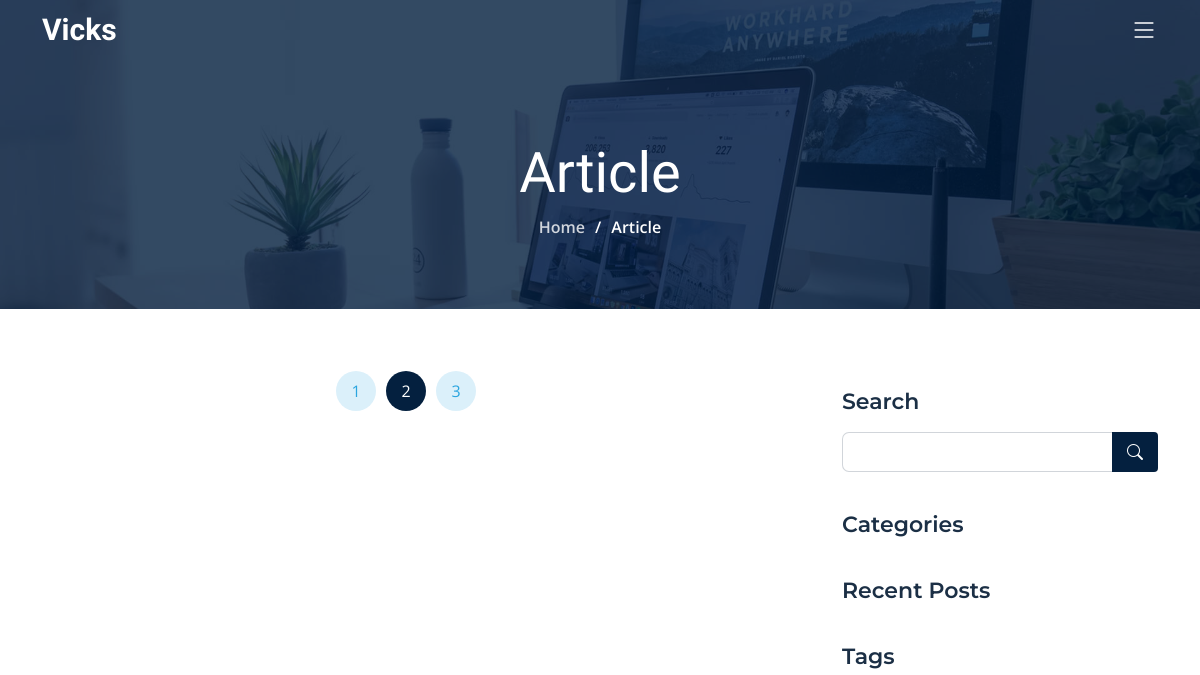
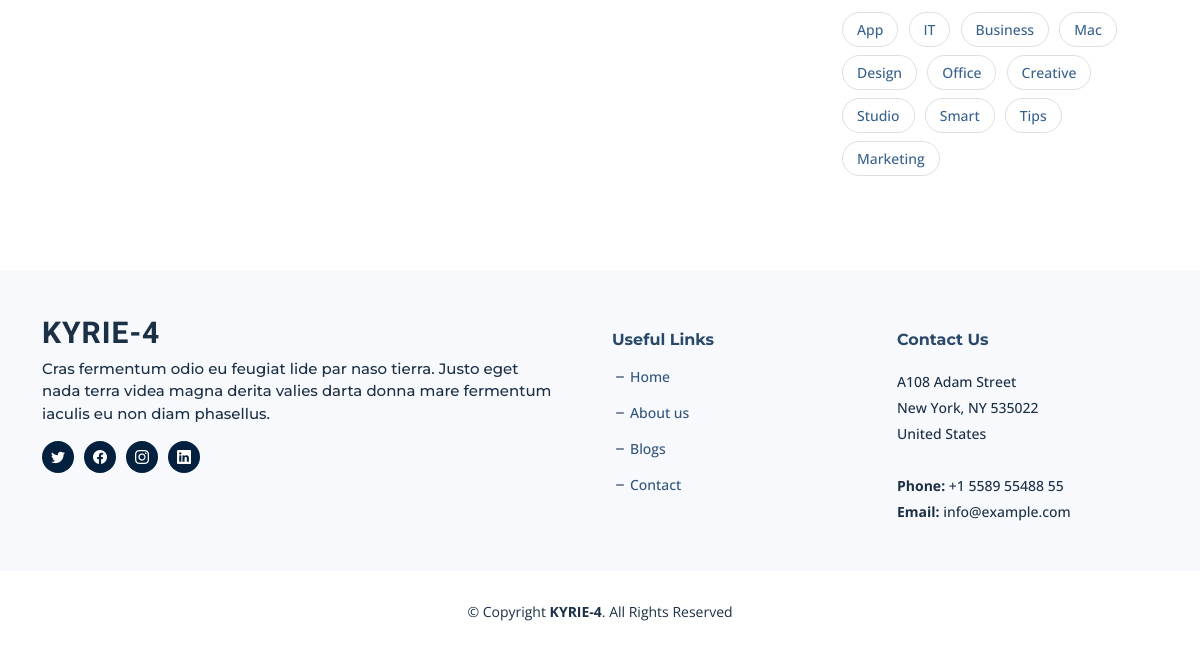
/blogs/, run on an earlier commit of the app's database (2 pictures, top to bottom).
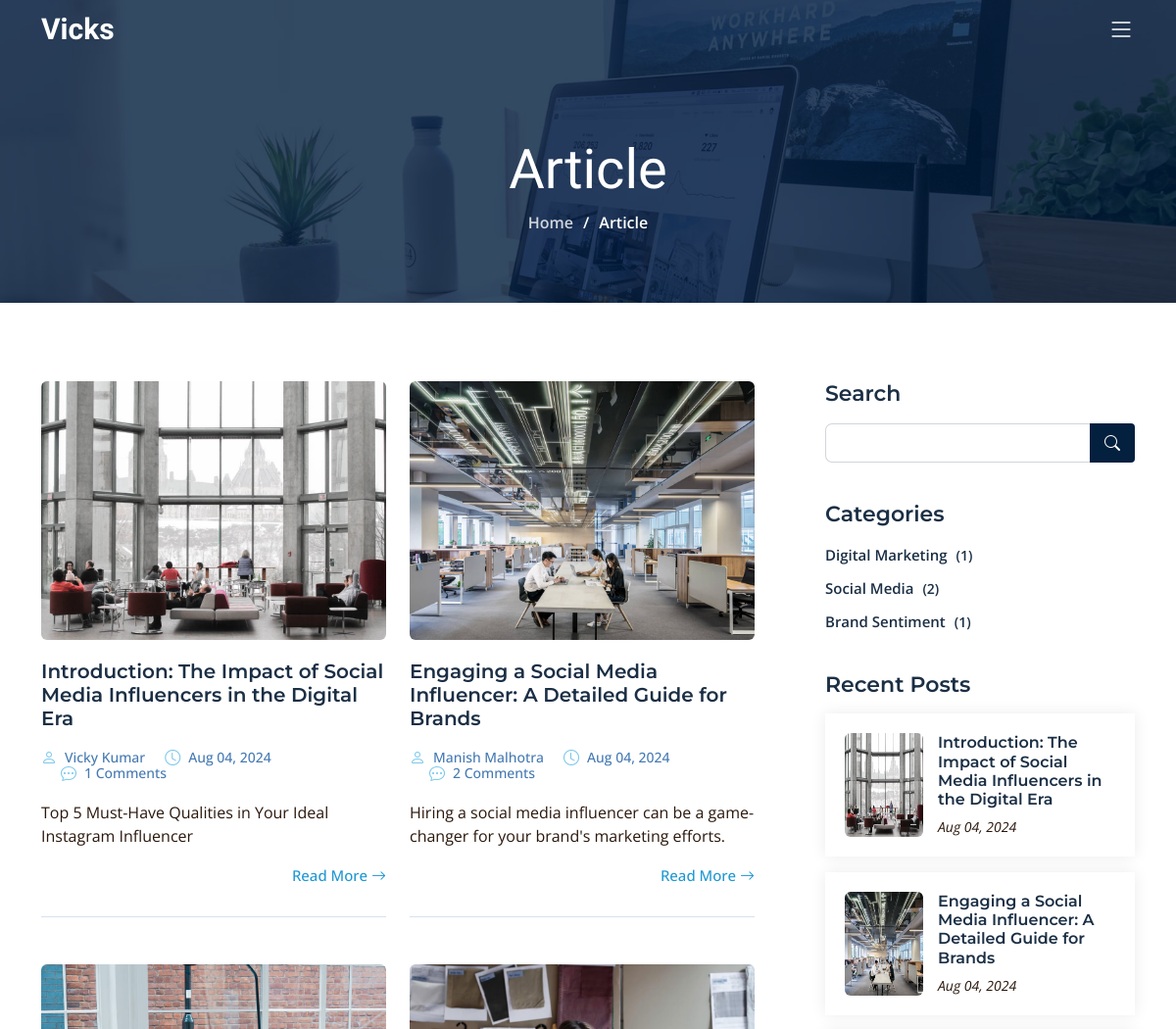
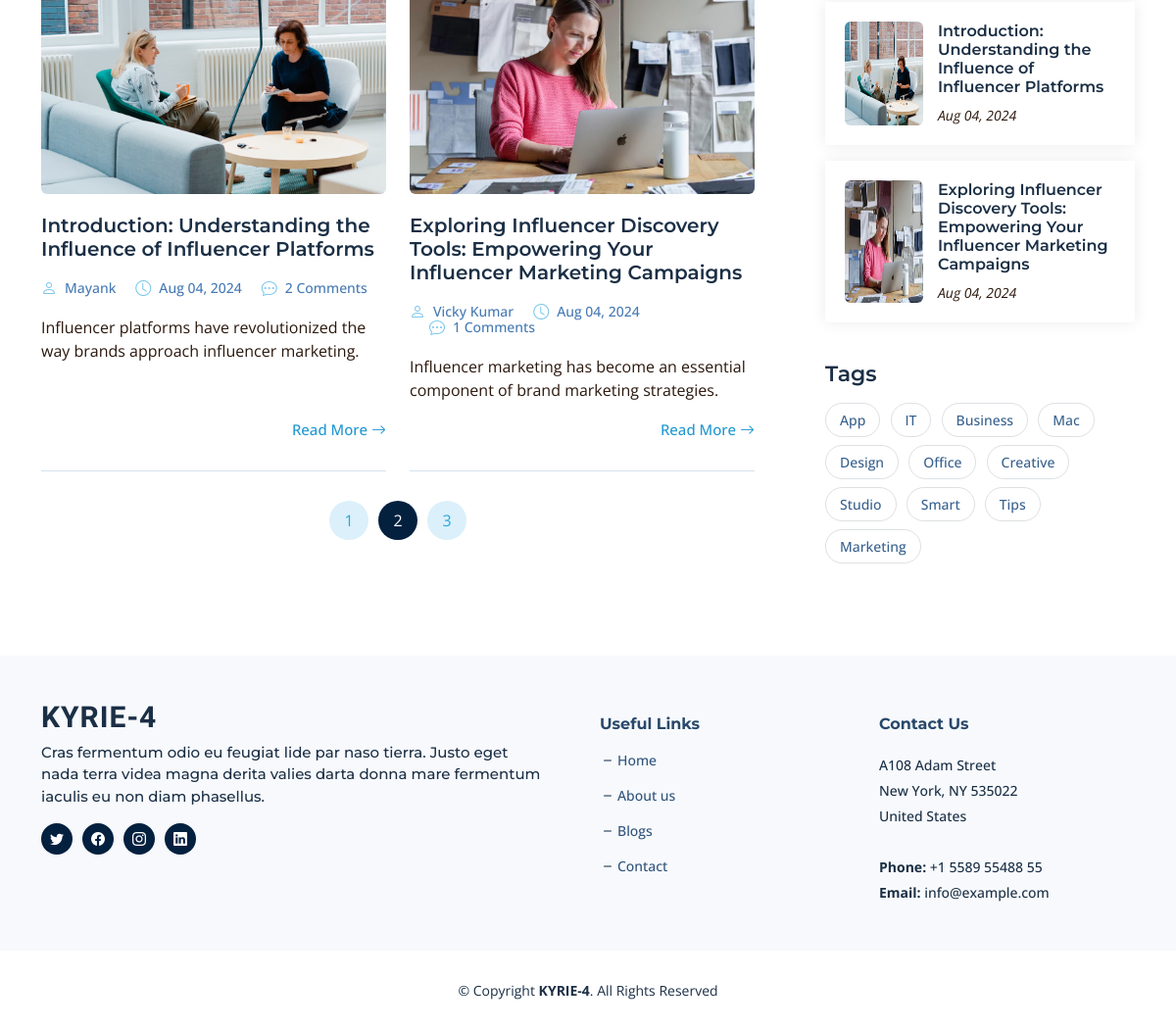
And on a later commit of the database (2 pictures, top to bottom).
### blog/models.py (models this page shows, shortened)
class Article(models.Model):
    meta_title = models.CharField(max_length=255)
    meta_description = models.TextField()
    meta_keywords = models.TextField()
    article_slug = models.SlugField(unique=True, max_length=255)
    author_name = models.CharField(max_length=255)
    article_title_h1 = models.CharField(max_length=255)
    category_name = models.ForeignKey('BlogCategory', on_delete=models.CASCADE)
    article_short_description = models.CharField(max_length=200)
    article_date = models.DateTimeField(default=timezone.now, blank=True, null=True)
    thoughts = models.TextField()
    description = RichTextField()
    image = models.ImageField(upload_to='article_images/')

class BlogCategory(models.Model):
    category_name = models.CharField(max_length=255)
    def article_count(self):
        return self.article_set.count()

### blog/views.py (the view)
# urls.py: path('blogs/', blog_views.blogs, name='blogs'),
def blogs(request):
    categories = BlogCategory.objects.all()
    recent_posts = Article.objects.all().order_by('-article_date')[:10]
    category_slug = request.GET.get('category')
    articles = Article.objects.all().order_by('-article_date')
    if category_slug:
        category = get_object_or_404(BlogCategory, slug=category_slug)
        articles = articles.filter(category_name=category)
    return render(request, 'blog.html', {
        'categories': categories,
        'recent_posts': recent_posts,
        'articles': articles
    })

### blog/templates/blog.html (shortened to what this page needs)
{% extends "base.html" %}
{% load static %}
{% block content %}
<div class="breadcrumbs d-flex align-items-center" style="background-image: url('{% static 'assets/img/blog-header.jpg' %}');">
  <div class="container position-relative d-flex flex-column align-items-center">
    <h2>Article</h2>
    <ol>
      <li><a href="/">Home</a></li>
      <li>Article</li>
    </ol>
  </div>
</div>
<section id="blog" class="blog">
  <div class="container" data-aos="fade-up">
    <div class="row g-5">
      <div class="col-lg-8" data-aos="fade-up" data-aos-delay="200">
        <div class="row gy-5 posts-list">
          {% for article in articles %}
          <div class="col-lg-6">
            <article class="d-flex flex-column">
              <div class="post-img">
                <img src="{{ article.image.url }}" alt="{{ article.article_title_h1 }}" class="img-fluid rounded">
              </div>
              <h2 class="title">
                <a href="{% url 'article_detail' article.article_slug %}">{{ article.article_title_h1 }}</a>
              </h2>
              <div class="meta-top">
                <ul>
                  <li class="d-flex align-items-center"><i class="bi bi-person"></i> <a href="{% url 'article_detail' article.article_slug %}">{{ article.author_name }}</a></li>
                  <li class="d-flex align-items-center"><i class="bi bi-clock"></i> <a href="{% url 'article_detail' article.article_slug %}"><time datetime="{{ article.article_date }}">{{ article.article_date|date:"M d, Y" }}</time></a></li>
                  <li class="d-flex align-items-center"><i class="bi bi-chat-dots"></i> <a href="{% url 'article_detail' article.article_slug %}">{{ article.comments.count }} Comments</a></li>
                </ul>
              </div>
              <div class="content">
                <p>
                  {{ article.article_short_description }}
                </p>
              </div>
              <div class="read-more mt-auto align-self-end">
                <a href="{% url 'article_detail' article.article_slug %}">Read More <i class="bi bi-arrow-right"></i></a>
              </div>
            </article>
          </div>
          {% endfor %}
        </div>
        <div class="blog-pagination">
          <ul class="justify-content-center">
            <li><a href="#">1</a></li>
            <li class="active"><a href="#">2</a></li>
            <li><a href="#">3</a></li>
          </ul>
        </div>
      </div>
      <div class="col-lg-4" data-aos="fade-up" data-aos-delay="400">
        <div class="sidebar ps-lg-4">
          <div class="sidebar-item search-form">
            <h3 class="sidebar-title">Search</h3>
            <form action="" class="mt-3">
              <input type="text">
              <button type="submit"><i class="bi bi-search"></i></button>
            </form>
          </div>
          <div class="sidebar-item categories">
              <h3 class="sidebar-title">Categories</h3>
              <ul class="mt-3">
                  {% for category in categories %}
                      <li><a href="/category/{{ category.category_name }}/">{{ category.category_name }} <span>({{ category.article_count }})</span></a></li>
                  {% endfor %}
              </ul>
          </div>
          <div class="sidebar-item recent-posts">
            <h3 class="sidebar-title">Recent Posts</h3>
            <div class="mt-3">
              {% for recent_article in recent_posts %}
              <div class="post-item mt-3">
                <img src="{{ recent_article.image.url }}" alt="{{ recent_article.article_title_h1 }}" class="flex-shrink-0">
                <div>
                  <h4><a href="{% url 'article_detail' recent_article.article_slug %}">{{ recent_article.article_title_h1 }}</a></h4>
                  <time datetime="{{ recent_article.article_date }}">{{ recent_article.article_date|date:"M d, Y" }}</time>
                </div>
              </div>
              {% endfor %}
            </div>
          </div>
          <div class="sidebar-item tags">
            <h3 class="sidebar-title">Tags</h3>
            <ul class="mt-3">
              <li><a href="#">App</a></li>
              <li><a href="#">IT</a></li>
              <li><a href="#">Business</a></li>
              <li><a href="#">Mac</a></li>
              <li><a href="#">Design</a></li>
              <li><a href="#">Office</a></li>
              <li><a href="#">Creative</a></li>
              <li><a href="#">Studio</a></li>
              <li><a href="#">Smart</a></li>
              <li><a href="#">Tips</a></li>
              <li><a href="#">Marketing</a></li>
            </ul>
          </div>
        </div>
      </div>
    </div>
  </div>
</section>
{% endblock %}

### blog/templates/base.html (shortened to what this page needs)
{% load static %}
<!DOCTYPE html>
<html lang="en">
<head>
  <link href="{% static 'assets/vendor/bootstrap/css/bootstrap.min.css' %}" rel="stylesheet">
  <link href="{% static 'assets/vendor/bootstrap-icons/bootstrap-icons.css' %}" rel="stylesheet">
  <link href="{% static 'assets/vendor/aos/aos.css' %}" rel="stylesheet">
  <link href="{% static 'assets/vendor/glightbox/css/glightbox.min.css' %}" rel="stylesheet">
  <link href="{% static 'assets/vendor/swiper/swiper-bundle.min.css' %}" rel="stylesheet">
  <link href="{% static 'assets/vendor/remixicon/remixicon.css' %}" rel="stylesheet">
  <link href="{% static 'assets/css/main.css' %}" rel="stylesheet">
</head>
<body>
  <header id="header" class="header d-flex align-items-center fixed-top">
    <div class="container-fluid container-xl d-flex align-items-center justify-content-between">
      <a href="/" class="logo d-flex align-items-center">
        <h1 class="d-flex align-items-center">Vicks</h1>
      </a>
      <i class="mobile-nav-toggle mobile-nav-show bi bi-list"></i>
    </div>
  </header>
  <main id="main">
    {% block content %}{% endblock %}
  </main>
  <footer id="footer" class="footer">
    <div class="footer-content">
      <div class="container">
        <div class="row gy-4">
          <div class="col-lg-6 col-md-12 footer-info pe-5">
            <a href="/" class="logo d-flex align-items-center">
              <span>KYRIE-4</span>
            </a>
            <p>Cras fermentum odio eu feugiat lide par naso tierra. Justo eget nada terra videa magna derita valies darta donna mare fermentum iaculis eu non diam phasellus.</p>
            <div class="social-links d-flex mt-3">
              <a href="#" class="twitter"><i class="bi bi-twitter"></i></a>
              <a href="#" class="facebook"><i class="bi bi-facebook"></i></a>
              <a href="#" class="instagram"><i class="bi bi-instagram"></i></a>
              <a href="#" class="linkedin"><i class="bi bi-linkedin"></i></a>
            </div>
          </div>
          <div class="col-lg-3 col-6 footer-links">
            <h4>Useful Links</h4>
            <ul>
              <li><i class="bi bi-dash"></i> <a href="/">Home</a></li>
              <li><i class="bi bi-dash"></i> <a href="/about/">About us</a></li>
              <li><i class="bi bi-dash"></i> <a href="/blogs/">Blogs</a></li>
              <li><i class="bi bi-dash"></i> <a href="/contact/">Contact</a></li>
            </ul>
          </div>
          <div class="col-lg-3 col-md-12 footer-contact text-center text-md-start">
            <h4>Contact Us</h4>
            <p>
              A108 Adam Street <br>
              New York, NY 535022<br>
              United States <br><br>
              <strong>Phone:</strong> +1 5589 55488 55<br>
              <strong>Email:</strong> info@example.com<br>
            </p>
          </div>
        </div>
      </div>
    </div>
    <div class="footer-legal">
      <div class="container">
        <div class="copyright">
          &copy; Copyright <strong><span>KYRIE-4</span></strong>. All Rights Reserved
        </div>
      </div>
    </div>
  </footer>
</body>
</html>

What changed in the data, as far as the page shows it:
added Article: image (picture), article_title_h1 "Introduction: The Impact of Social Media Influencers in the Digital Era", author_name "Vicky Kumar", article_date "Aug 04, 2024", comments.count "1", article_short_description "Top 5 Must-Have Qualities in Your Ideal Instagram Influencer"
added Article: image (picture), article_title_h1 "Engaging a Social Media Influencer: A Detailed Guide for Brands", author_name "Manish Malhotra", article_date "Aug 04, 2024", comments.count "2", article_short_description "Hiring a social media influencer can be a game-changer for your brand's marketing efforts."
added Article: image (picture), article_title_h1 "Introduction: Understanding the Influence of Influencer Platforms", author_name "Mayank", article_date "Aug 04, 2024", comments.count "2", article_short_description "Influencer platforms have revolutionized the way brands approach influencer marketing."
added Article: image (picture), article_title_h1 "Exploring Influencer Discovery Tools: Empowering Your Influencer Marketing Campaigns", author_name "Vicky Kumar", article_date "Aug 04, 2024", comments.count "1", article_short_description "Influencer marketing has become an essential component of brand marketing strategies."
added BlogCategory: category_name "Digital Marketing", article_count "1"
added BlogCategory: category_name "Social Media", article_count "2"
added BlogCategory: category_name "Brand Sentiment", article_count "1"
